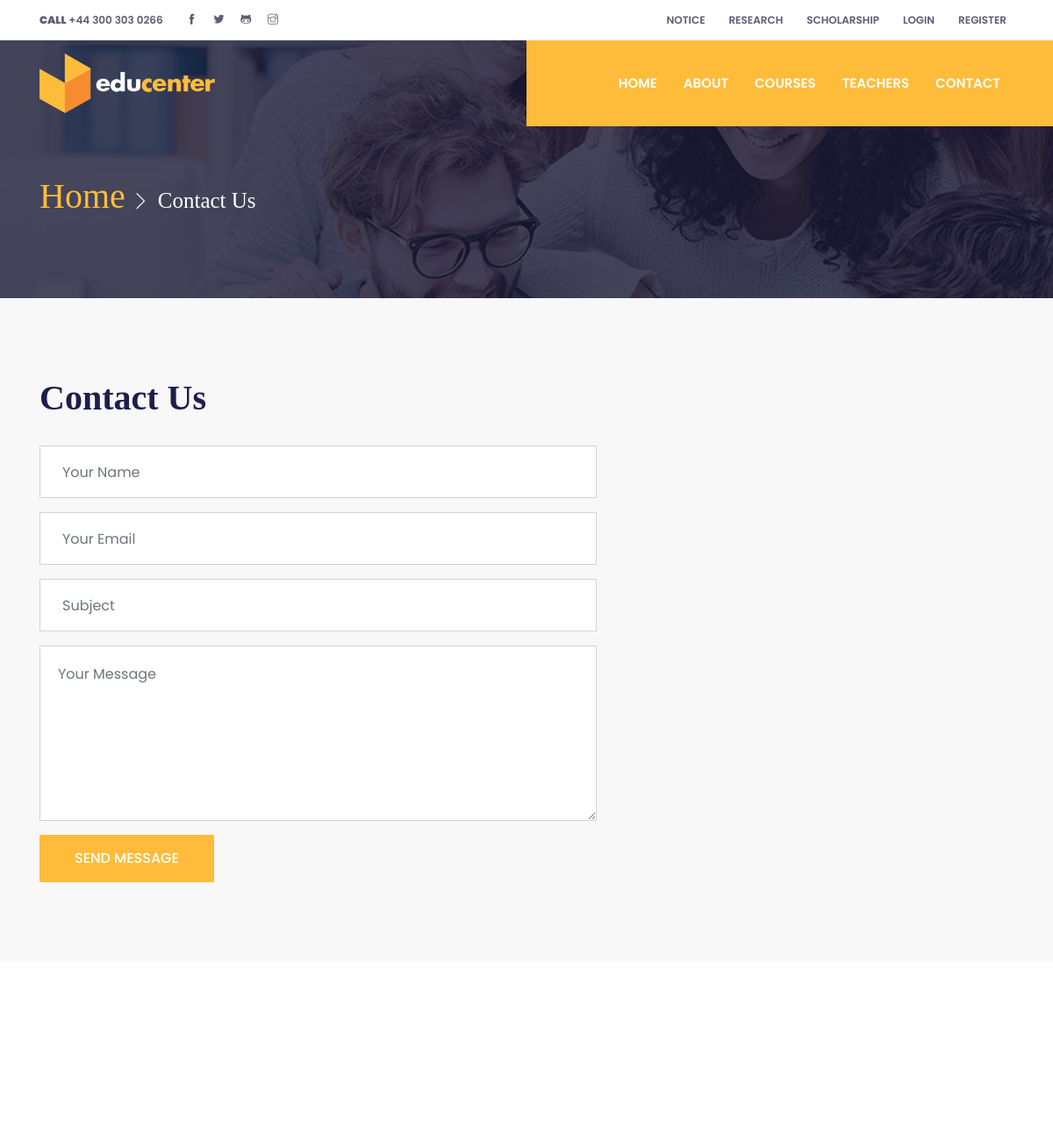
The app's page /contact.php (upper part), older data.
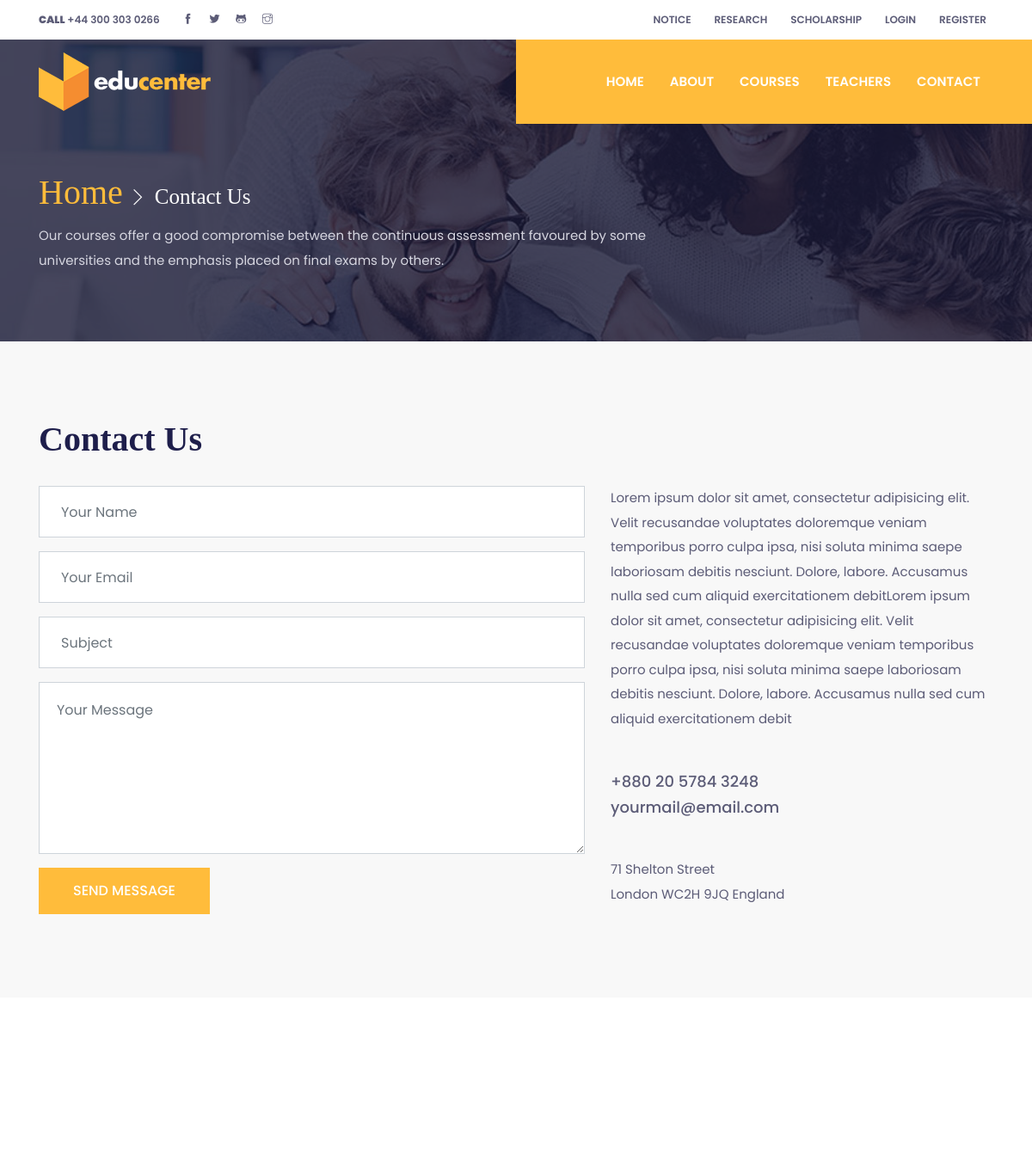
The same page, newer data.
### tables this page shows
CREATE TABLE `contact` (
  `id` int(11) NOT NULL,
  `description` varchar(255) NOT NULL,
  `contact_description` text NOT NULL,
  `email` varchar(255) NOT NULL,
  `address` varchar(255) NOT NULL,
  `phone` varchar(255) NOT NULL
);

### contact.php (the view, shortened to what this page needs)
<!DOCTYPE html>
<html lang="en">
<head>
  <?php
include ('db.php');
$sql = "SELECT * FROM contact";
$result = mysqli_query($conn, $sql);
$data = mysqli_fetch_assoc($result);
?>
  <link rel="stylesheet" href="plugins/bootstrap/bootstrap.min.css">
  <link rel="stylesheet" href="plugins/slick/slick.css">
  <link rel="stylesheet" href="plugins/themify-icons/themify-icons.css">
  <link rel="stylesheet" href="plugins/animate/animate.css">
  <link rel="stylesheet" href="plugins/aos/aos.css">
  <link rel="stylesheet" href="plugins/venobox/venobox.css">
  <link href="css/style.css" rel="stylesheet">
</head>
<body>
<?php include ('header.php');?>
<section class="page-title-section overlay" data-background="images/backgrounds/page-title.jpg">
  <div class="container">
    <div class="row">
      <div class="col-md-8">
        <ul class="list-inline custom-breadcrumb mb-2">
          <li class="list-inline-item"><a class="h2 text-primary font-secondary" href="index.php">Home</a></li>
          <li class="list-inline-item text-white h3 font-secondary nasted">Contact Us</li>
        </ul>
        <p class="text-lighten mb-0"><?php echo $data['description']; ?></p>
      </div>
    </div>
  </div>
</section>
<section class="section bg-gray">
  <div class="container">
    <div class="row">
      <div class="col-lg-12">
        <h2 class="section-title">Contact Us</h2>
      </div>
    </div>
    <div class="row">
      <div class="col-lg-7 mb-4 mb-lg-0">
        <form action="/contact.html" method="POST">
          <input type="text" class="form-control mb-3" id="name" name="name" placeholder="Your Name" required>
          <input type="email" class="form-control mb-3" id="mail" name="mail" placeholder="Your Email" required>
          <input type="text" class="form-control mb-3" id="subject" name="subject" placeholder="Subject" required>
          <textarea name="message" id="message" class="form-control mb-3" placeholder="Your Message" required></textarea>
          <button type="submit" value="send" class="btn btn-primary">SEND MESSAGE</button>
        </form>
      </div>
      <div class="col-lg-5">
        <p class="mb-5"><?php echo $data['contact_description']; ?></p>
        <a href="tel:+8802057843248" class="text-color h5 d-block"><?php echo $data['phone']; ?></a>
        <a href="mailto:yourmail@email.com" class="mb-5 text-color h5 d-block"><?php echo $data['email']; ?></a>
        <p><?php echo $data['address']; ?></p>
      </div>
    </div>
  </div>
</section>
<section class="section pt-0">
  <div id="map_canvas" data-latitude="51.507351" data-longitude="-0.127758"></div>
</section>
</body>
</html>

### header.php (shortened to what this page needs)
<header class="fixed-top header">
  <div class="top-header py-2 bg-white">
    <div class="container">
      <div class="row no-gutters">
        <div class="col-lg-4 text-center text-lg-left">
          <a class="text-color mr-3" href="tel:+443003030266"><strong>CALL</strong> +44 300 303 0266</a>
          <ul class="list-inline d-inline">
            <li class="list-inline-item mx-0"><a class="d-inline-block p-2 text-color" href="https://facebook.com/themefisher/"><i class="ti-facebook"></i></a></li>
            <li class="list-inline-item mx-0"><a class="d-inline-block p-2 text-color" href="https://twitter.com/themefisher"><i class="ti-twitter-alt"></i></a></li>
            <li class="list-inline-item mx-0"><a class="d-inline-block p-2 text-color" href="https://github.com/themefisher"><i class="ti-github"></i></a></li>
            <li class="list-inline-item mx-0"><a class="d-inline-block p-2 text-color" href="https://instagram.com/themefisher/"><i class="ti-instagram"></i></a></li>
          </ul>
        </div>
        <div class="col-lg-8 text-center text-lg-right">
          <ul class="list-inline">
            <li class="list-inline-item"><a class="text-uppercase text-color p-sm-2 py-2 px-0 d-inline-block" href="notice.html">notice</a></li>
            <li class="list-inline-item"><a class="text-uppercase text-color p-sm-2 py-2 px-0 d-inline-block" href="research.html">research</a></li>
            <li class="list-inline-item"><a class="text-uppercase text-color p-sm-2 py-2 px-0 d-inline-block" href="scholarship.html">SCHOLARSHIP</a></li>
            <li class="list-inline-item"><a class="text-uppercase text-color p-sm-2 py-2 px-0 d-inline-block" href="#loginModal" data-toggle="modal" data-target="#loginModal">login</a></li>
            <li class="list-inline-item"><a class="text-uppercase text-color p-sm-2 py-2 px-0 d-inline-block" href="#signupModal" data-toggle="modal" data-target="#signupModal">register</a></li>
          </ul>
        </div>
      </div>
    </div>
  </div>
  <div class="navigation w-100">
    <div class="container">
      <nav class="navbar navbar-expand-lg navbar-dark p-0">
        <a class="navbar-brand" href="index.php"><img src="images/logo.png" alt="logo"></a>
        <div class="collapse navbar-collapse" id="navigation">
          <ul class="navbar-nav ml-auto text-center">
            <li class="nav-item">
              <a class="nav-link" href="index.php">Home</a>
            </li>
            <li class="nav-item @@about">
              <a class="nav-link" href="about.php">About</a>
            </li>
            <li class="nav-item @@courses">
              <a class="nav-link" href="courses.php">COURSES</a>
            </li>
            <li class="nav-item @@blog">
              <a class="nav-link" href="teacher.php">Teachers</a>
            </li>
            <li class="nav-item @@contact">
              <a class="nav-link" href="contact.php">CONTACT</a>
            </li>
          </ul>
        </div>
      </nav>
    </div>
  </div>
</header>

### css/style.css (style rules this page uses)
body { line-height: 1.2; font-family: "Poppins", sans-serif; -webkit-font-smoothing: antialiased; font-size: 15px; color: #5c5c77; }
p, .paragraph { font-weight: 400; color: #5c5c77; font-size: 15px; line-height: 1.9; font-family: "Poppins", sans-serif; }
h1, h2, h3, h4, h5, h6 { color: #1e1e4b; font-family: "futura-bold"; font-weight: 700; line-height: 1.2; }
h2, .h2 { font-size: 40px; }
h3, .h3 { font-size: 25px; }
h5, .h5 { font-size: 18px; }
.btn { font-size: 16px; font-family: "Poppins", sans-serif; text-transform: capitalize; padding: 15px 40px; border-radius: 0; font-weight: 500; border: 0; position: relative; z-index: 1; transition: 0.2s ease; overflow: hidden; white-space: nowrap; }
.btn::before { position: absolute; content: ""; height: 80%; width: 100%; left: 0; bottom: 10%; z-index: -1; transition: transform 0.2s ease-in-out; transform-origin: top; transform: scaleY(0); }
.btn-primary { color: #fff; background-color: #ffbc3b; }
.btn-primary::before { background-color: #fff; }
body { background-color: #fff; overflow-x: hidden; }
ol, ul { list-style-type: none; margin: 0px; }
img { vertical-align: middle; border: 0; }
a, a:hover, a:focus { text-decoration: none; }
a, button, select { cursor: pointer; transition: 0.2s ease; }
.section { padding-top: 90px; padding-bottom: 90px; }
.section-title { margin-bottom: 30px; }
.overlay { position: relative; }
.overlay::before { position: absolute; content: ""; height: 100%; width: 100%; top: 0; left: 0; background: #1a1a37; opacity: 0.8; }
.bg-gray { background: #f8f8f8; }
.text-primary { color: #ffbc3b !important; }
.text-color { color: #5c5c77; }
.text-lighten { color: #d6d6e0 !important; }
.font-secondary { font-family: "futura-bold"; }
.page-title-section { padding: 200px 0 80px; }
.custom-breadcrumb li.nasted { position: relative; padding-left: 25px; }
.custom-breadcrumb li.nasted::before { position: absolute; font-family: "themify"; content: "\e649"; font-size: 20px; top: 50%; left: -5px; color: #fff; transform: translateY(-50%); }
textarea.form-control { height: 200px; padding: 20px; }
#map_canvas { height: 500px; }
.top-header { font-size: 12px; transition: transform 0.2s ease; transform-origin: top; font-weight: 600; }
.navigation { background: linear-gradient(to right, transparent 50%, #ffbc3b 50%); transition: 0.2s ease; }
.navbar-nav { padding-left: 50px; background: #ffbc3b; }
.nav-item { margin: 0 15px; position: relative; }
.nav-item .nav-link { text-transform: uppercase; font-weight: 600; }
.nav-item::before { position: absolute; left: 0; bottom: 0; height: 6px; width: 100%; content: ""; background: #fff; transform: scaleY(0); transform-origin: top; transition: transform 0.3s ease; pointer-events: none; }
.navbar-dark .navbar-nav .nav-link { color: #fff; }
.navbar-expand-lg .navbar-nav .nav-link { padding: 40px 0px; }
.form-control { height: 60px; background: #fff; border-radius: 0; padding-left: 25px; }

Row changes from the older to the newer data that the page shows:
added contact: description "Our courses offer a good compromise between the continuous assessment favoured by some universities and the emphasis placed on final exams by others.", contact_description "Lorem ipsum dolor sit amet, consectetur adipisicing elit. Velit recusandae voluptates doloremque veniam temporibus porro culpa ipsa, nisi soluta minima saepe laboriosam debitis nesciunt. Dolore, labore. Accusamus nulla sed cum aliquid exercitationem debitLorem ipsum dolor sit amet, consectetur adipisicing elit. Velit recusandae voluptates doloremque veniam temporibus porro culpa ipsa, nisi soluta minima saepe laboriosam debitis nesciunt. Dolore, labore. Accusamus nulla sed cum aliquid exercitationem debit", phone "+880 20 5784 3248", email "yourmail@email.com", address "71 Shelton Street London WC2H 9JQ England"
